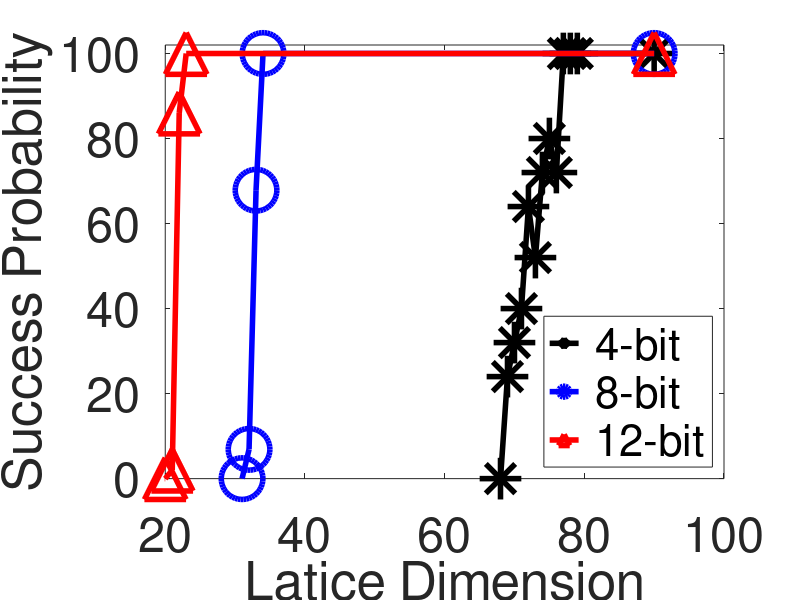

The MATLAB script that drew this image:
clc 
clear all
root_t4 = [68, 69, 70, 71, 72, 73, 74, 75, 76, 77, 78, 79, 90];
root_bit4 = [0.0, 24.0, 32.0, 40.0, 64.0, 52.0, 72.0, 80.0, 72.0, 100.0, 100.0, 100.0, 100.0];
root_t8 = [31, 32, 33, 34, 90];
root_bit8 = [0.0, 6.89, 67.85, 100.0, 100.0];
root_t12 = [18,19,20,21,22,23, 90];
root_bit12=[0.0, 0.0, 0.0, 2.0, 86.0, 100.0, 100.0];


user_t4 = [68, 69, 70,71,72,73,74,75,76,77, 90];
user_bit4= [0, 5, 17, 35, 37, 50, 74, 76, 89, 100, 100];
user_t8 = [31, 32, 33, 34, 35, 90];
user_bit8 = [0, 3, 66, 100, 100, 100];


udp_t8 = [30,31, 32,33,34,35,36,37,38,39,40,41,42,43,44,45];
udp_bit8 = [0, 1,16,70,66.0000000000000, 73.0000000000000, 72.0000000000000, 64.0000000000000, 72.0000000000000, 63.0000000000000, 68.0000000000000, 65.0000000000000, 62.0000000000000, 69.0000000000000, 68.0000000000000, 63.0000000000000];
udp_t4   = [69,70,71,72,73,74,75,76,77,78,90];
udp_bit4 = [0, 5,5,30,40,60,65,75,75,100,100];




plot(root_t4, root_bit4, '*-k', 'LineWidth', 4, 'MarkerSize', 30);
hold on 
plot(root_t8, root_bit8, 'o-b', 'LineWidth', 4, 'MarkerSize', 30);
hold on
plot(root_t12, root_bit12, '^-r', 'LineWidth', 4, 'MarkerSize', 30);
hold on
% 
% plot(user_t4, user_bit4, 'x-.m', 'LineWidth', 4, 'MarkerSize', 30);
% hold on
% plot(user_t8, user_bit8, '^-.r', 'LineWidth', 4, 'MarkerSize', 30);
% 
% hold on
% plot(udp_t4, udp_bit4, 'o-.b', 'LineWidth', 4, 'MarkerSize', 30);
% hold on
% plot(udp_t8, udp_bit8, '*-.k', 'LineWidth', 4, 'MarkerSize', 30);


legend(' 4-bit', ' 8-bit' , ' 12-bit' ,'Location', 'southeast', 'FontSize', 40);

ylim([0 102])
xlim([20 100])
xlabel('Latice Dimension')
ylabel('Success Probability')
set(gca,'FontSize',35)